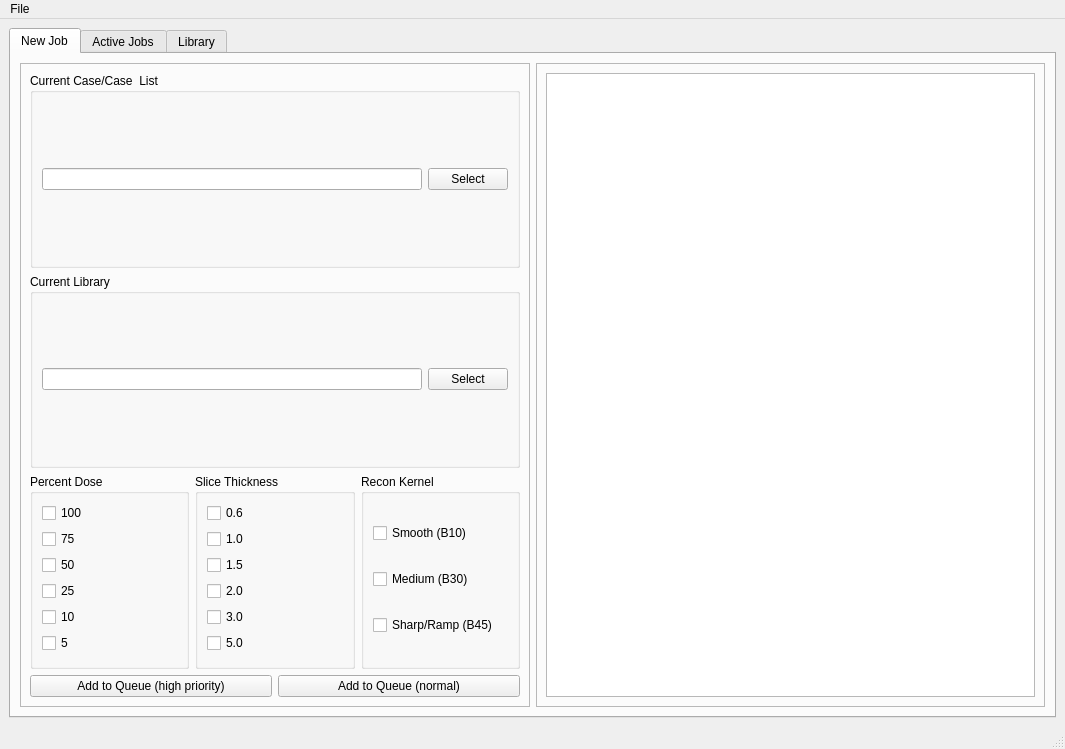
<?xml version="1.0" encoding="UTF-8"?>
<ui version="4.0">
 <class>MainWindow</class>
 <widget class="QMainWindow" name="MainWindow">
  <property name="geometry">
   <rect>
    <x>0</x>
    <y>0</y>
    <width>1065</width>
    <height>749</height>
   </rect>
  </property>
  <property name="windowTitle">
   <string>MainWindow</string>
  </property>
  <widget class="QWidget" name="centralwidget">
   <layout class="QVBoxLayout" name="verticalLayout">
    <item>
     <widget class="QTabWidget" name="tabWidget">
      <property name="currentIndex">
       <number>0</number>
      </property>
      <widget class="QWidget" name="tab">
       <attribute name="title">
        <string>New Job</string>
       </attribute>
       <layout class="QVBoxLayout" name="verticalLayout_3">
        <item>
         <layout class="QHBoxLayout" name="horizontalLayout">
          <item>
           <widget class="QFrame" name="frame_2">
            <property name="frameShape">
             <enum>QFrame::StyledPanel</enum>
            </property>
            <property name="frameShadow">
             <enum>QFrame::Raised</enum>
            </property>
            <layout class="QVBoxLayout" name="verticalLayout_4">
             <item>
              <widget class="QGroupBox" name="groupBox_4">
               <property name="title">
                <string>Current Case/Case  List</string>
               </property>
               <layout class="QHBoxLayout" name="horizontalLayout_2">
                <item>
                 <widget class="QLineEdit" name="selectCases_edit"/>
                </item>
                <item>
                 <widget class="QPushButton" name="selectCases_pushButton">
                  <property name="text">
                   <string>Select</string>
                  </property>
                 </widget>
                </item>
               </layout>
              </widget>
             </item>
             <item>
              <widget class="QGroupBox" name="groupBox_5">
               <property name="title">
                <string>Current Library</string>
               </property>
               <layout class="QHBoxLayout" name="horizontalLayout_5">
                <item>
                 <widget class="QLineEdit" name="selectLibrary_edit"/>
                </item>
                <item>
                 <widget class="QPushButton" name="selectLibrary_pushButton">
                  <property name="text">
                   <string>Select</string>
                  </property>
                 </widget>
                </item>
               </layout>
              </widget>
             </item>
             <item>
              <layout class="QHBoxLayout" name="horizontalLayout_4">
               <item>
                <widget class="QGroupBox" name="groupBox">
                 <property name="title">
                  <string>Percent Dose</string>
                 </property>
                 <layout class="QVBoxLayout" name="verticalLayout_2">
                  <item>
                   <widget class="QCheckBox" name="checkBox">
                    <property name="text">
                     <string>100</string>
                    </property>
                   </widget>
                  </item>
                  <item>
                   <widget class="QCheckBox" name="checkBox_2">
                    <property name="text">
                     <string>75</string>
                    </property>
                   </widget>
                  </item>
                  <item>
                   <widget class="QCheckBox" name="checkBox_3">
                    <property name="text">
                     <string>50</string>
                    </property>
                   </widget>
                  </item>
                  <item>
                   <widget class="QCheckBox" name="checkBox_4">
                    <property name="text">
                     <string>25</string>
                    </property>
                   </widget>
                  </item>
                  <item>
                   <widget class="QCheckBox" name="checkBox_5">
                    <property name="text">
                     <string>10</string>
                    </property>
                   </widget>
                  </item>
                  <item>
                   <widget class="QCheckBox" name="checkBox_6">
                    <property name="text">
                     <string>5</string>
                    </property>
                   </widget>
                  </item>
                 </layout>
                </widget>
               </item>
               <item>
                <widget class="QGroupBox" name="groupBox_2">
                 <property name="title">
                  <string>Slice Thickness</string>
                 </property>
                 <layout class="QVBoxLayout" name="verticalLayout_8">
                  <item>
                   <widget class="QCheckBox" name="checkBox_8">
                    <property name="text">
                     <string>0.6</string>
                    </property>
                   </widget>
                  </item>
                  <item>
                   <widget class="QCheckBox" name="checkBox_7">
                    <property name="text">
                     <string>1.0</string>
                    </property>
                   </widget>
                  </item>
                  <item>
                   <widget class="QCheckBox" name="checkBox_9">
                    <property name="text">
                     <string>1.5</string>
                    </property>
                   </widget>
                  </item>
                  <item>
                   <widget class="QCheckBox" name="checkBox_10">
                    <property name="text">
                     <string>2.0</string>
                    </property>
                   </widget>
                  </item>
                  <item>
                   <widget class="QCheckBox" name="checkBox_11">
                    <property name="text">
                     <string>3.0</string>
                    </property>
                   </widget>
                  </item>
                  <item>
                   <widget class="QCheckBox" name="checkBox_12">
                    <property name="text">
                     <string>5.0</string>
                    </property>
                   </widget>
                  </item>
                 </layout>
                </widget>
               </item>
               <item>
                <widget class="QGroupBox" name="groupBox_3">
                 <property name="title">
                  <string>Recon Kernel</string>
                 </property>
                 <layout class="QVBoxLayout" name="verticalLayout_9">
                  <item>
                   <widget class="QCheckBox" name="checkBox_13">
                    <property name="text">
                     <string>Smooth (B10)</string>
                    </property>
                   </widget>
                  </item>
                  <item>
                   <widget class="QCheckBox" name="checkBox_14">
                    <property name="text">
                     <string>Medium (B30)</string>
                    </property>
                   </widget>
                  </item>
                  <item>
                   <widget class="QCheckBox" name="checkBox_15">
                    <property name="text">
                     <string>Sharp/Ramp (B45)</string>
                    </property>
                   </widget>
                  </item>
                 </layout>
                </widget>
               </item>
              </layout>
             </item>
             <item>
              <layout class="QHBoxLayout" name="horizontalLayout_3">
               <item>
                <widget class="QPushButton" name="queueHighPriority_pushButton">
                 <property name="text">
                  <string>Add to Queue (high priority)</string>
                 </property>
                </widget>
               </item>
               <item>
                <widget class="QPushButton" name="queueNormal_pushButton">
                 <property name="text">
                  <string>Add to Queue (normal)</string>
                 </property>
                </widget>
               </item>
              </layout>
             </item>
            </layout>
           </widget>
          </item>
          <item>
           <widget class="QFrame" name="frame">
            <property name="minimumSize">
             <size>
              <width>508</width>
              <height>631</height>
             </size>
            </property>
            <property name="frameShape">
             <enum>QFrame::StyledPanel</enum>
            </property>
            <property name="frameShadow">
             <enum>QFrame::Raised</enum>
            </property>
            <layout class="QVBoxLayout" name="verticalLayout_10">
             <item>
              <widget class="QPlainTextEdit" name="PRMEditor_textEdit"/>
             </item>
            </layout>
           </widget>
          </item>
         </layout>
        </item>
       </layout>
      </widget>
      <widget class="QWidget" name="tab_2">
       <attribute name="title">
        <string>Active Jobs</string>
       </attribute>
       <layout class="QVBoxLayout" name="verticalLayout_5">
        <item>
         <widget class="QListView" name="listView"/>
        </item>
       </layout>
      </widget>
      <widget class="QWidget" name="tab_3">
       <attribute name="title">
        <string>Library</string>
       </attribute>
       <layout class="QVBoxLayout" name="verticalLayout_7">
        <item>
         <layout class="QVBoxLayout" name="verticalLayout_6"/>
        </item>
       </layout>
      </widget>
     </widget>
    </item>
   </layout>
  </widget>
  <widget class="QMenuBar" name="menubar">
   <property name="geometry">
    <rect>
     <x>0</x>
     <y>0</y>
     <width>1065</width>
     <height>25</height>
    </rect>
   </property>
   <widget class="QMenu" name="menuFile">
    <property name="title">
     <string>File</string>
    </property>
    <addaction name="actionOpen"/>
    <addaction name="separator"/>
    <addaction name="actionExit"/>
   </widget>
   <addaction name="menuFile"/>
  </widget>
  <widget class="QStatusBar" name="statusbar"/>
  <action name="actionOpen">
   <property name="text">
    <string>Open Library...</string>
   </property>
  </action>
  <action name="actionExit">
   <property name="text">
    <string>Exit</string>
   </property>
  </action>
 </widget>
 <resources/>
 <connections/>
</ui>
